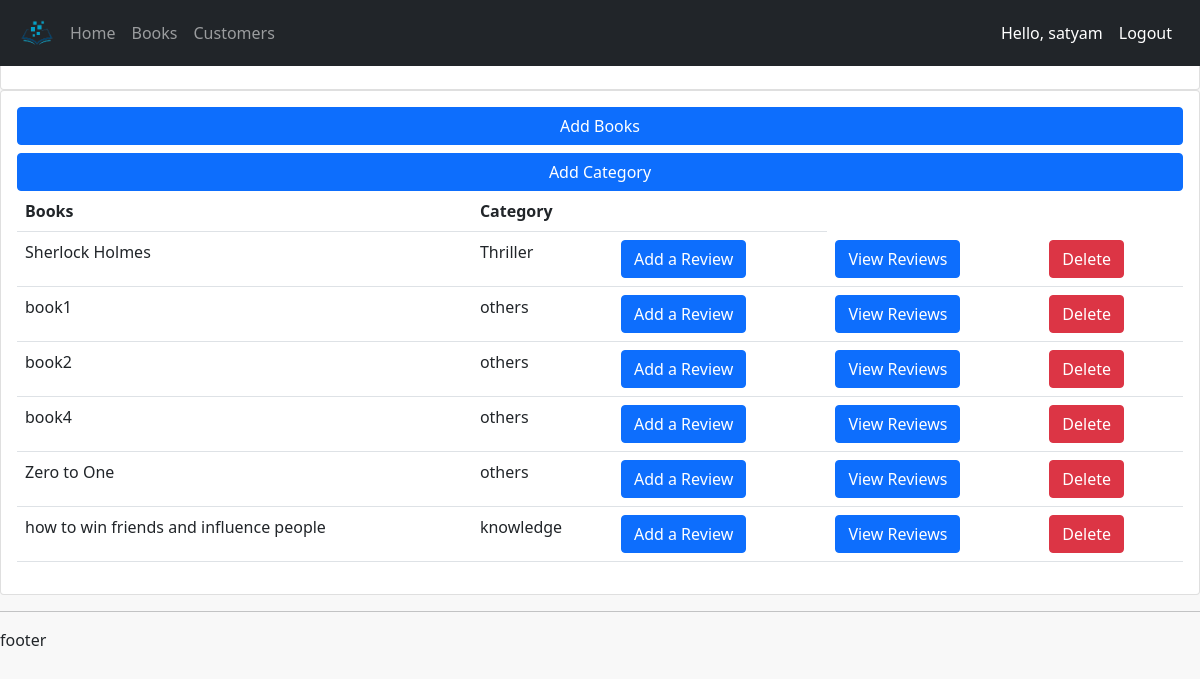
The app's page /books/ (signed in) with its own data.
### accounts/models.py (models this page shows, shortened)
class Book(models.Model):
    name=models.CharField(max_length=200, null= True)
    category=models.ForeignKey(Category,on_delete=models.CASCADE,max_length=200,null=True)
    author=models.CharField(max_length=200,null=True)
    image=models.ImageField(default='defaultbook.png',null=True,blank=True)

class Category(models.Model):
    name=models.CharField(null=True,max_length=200)
    def __str__(self):
        return self.name

### accounts/views.py (the view)
# urls.py: path('books/',views.books, name='books'),
@login_required(login_url='login')
def books(request):
    books=Book.objects.all()
    form=AddBook()
    categoryform=AddCategory()
    if request.method == 'POST' :
            form= AddBook(request.POST)
            if form.is_valid():
                form.save()
                return redirect('books')
    if request.method == 'POST' :
            categoryform= AddCategory(request.POST)
            if categoryform.is_valid():
                categoryform.save()
                return redirect('books')
    return render(request, 'accounts/books.html',{'books':books, 'form':form, 'categoryform': categoryform})

### accounts/templates/accounts/books.html (shortened to what this page needs)
{% extends 'accounts/main.html' %} {% block content %}
<br />
<div class="row">
  <div class="col-md">
    <div class="card card-body">
      <h5>Books</h5>
    </div>
    <div class="card card-body">
      {% if request.user.is_staff %}
      <button
        type="button"
        class="btn btn-primary mb-2"
        data-bs-toggle="modal"
        data-bs-target="#exampleModal1"
      >
        Add Books
      </button>
      {% endif %}
      {% if request.user.is_staff %}
<button type="button" class="btn btn-primary" data-bs-toggle="modal" data-bs-target="#exampleModal2">
 Add Category
</button>
      {% endif %}
      <table class="table">
        <tr>
          <th>Books</th>
          <th>Category</th>
          <th></th>
        </tr>
        {% for i in books %}
        <tr>
          <td>{{i.name}}</td>
          <td>{{i.category}}</td>
          <td>
            <a
              class="btn btn-primary me-2"
              href="{% url 'addreview' i.id  %}"
              role="button"
              >Add a Review</a
            >
          </td>
          {% if request.user.is_staff %}
            <td>
              <a
                class="btn btn-primary me-2"
                href="{% url 'reviewpage' i.id %}"
                role="button"
                >View Reviews</a
              >
            </td>
            {% endif %}
          {% if request.user.is_staff %}
            <td>
              <a
                class="btn btn-danger me-2"
                href="{% url 'deletebook' i.id %}"
                role="button"
                >Delete</a
              >
            </td>
            {% endif %}
        </tr>
        {% endfor %}
      </table>
    </div>
  </div>
</div>
{% endblock %}

### accounts/templates/accounts/navbar.html (shortened to what this page needs)
{% load static %}
<nav  class="navbar navbar-expand-lg navbar-dark bg-dark fixed-top">
    <div class="container-fluid">
      <img id="logo" src="{% static 'images/logo.png' %}" alt="" height="50px">
      <div class="collapse navbar-collapse" id="navbarSupportedContent">
        <ul class="navbar-nav me-auto mb-2 mb-lg-0">
          <li class="nav-item ">
            <a class="nav-link " aria-current="page" href="{% url 'home' %}">Home</a>
          </li>
          <li class="nav-item">
            <a class="nav-link" href="{% url 'books' %}">Books</a>
          </li>
          {% if request.user.is_staff %}
          <li class="nav-item">
            <a class="nav-link" href="{% url 'customers' %}">Customers</a>
          </li>
          {% endif %}
        </ul>
        {% if user.is_authenticated %}
        <span class="hello">Hello, {{request.user}}</span>
        <a class="nav-link hello" href="{% url 'logout' %}">Logout</a>
        {% else %}
        <a class="btn btn-outline-success me-2" href="{% url 'login' %}" role="button">Login</a>
        <a class="btn btn-outline-danger me-2" href="{% url 'register' %}" role="button">Register</a>
        {% endif %}
      </div>
    </div>
  </nav>

### static/css/style.css (style rules this page uses)
body { background-color: rgba(248, 248, 248, 0.904); }

### accounts/templates/accounts/navbar.html (style rules this page uses)
.hello { color:white; }

### records on screen
Book: name "Sherlock Holmes", category "Thriller"
Book: name "book1", category "others"
Book: name "book2", category "others"
Book: name "book4", category "others"
Book: name "Zero to One", category "others"
Book: name "how to win friends and influence people", category "knowledge"

### other values on screen
{{ request.user }} "satyam"
